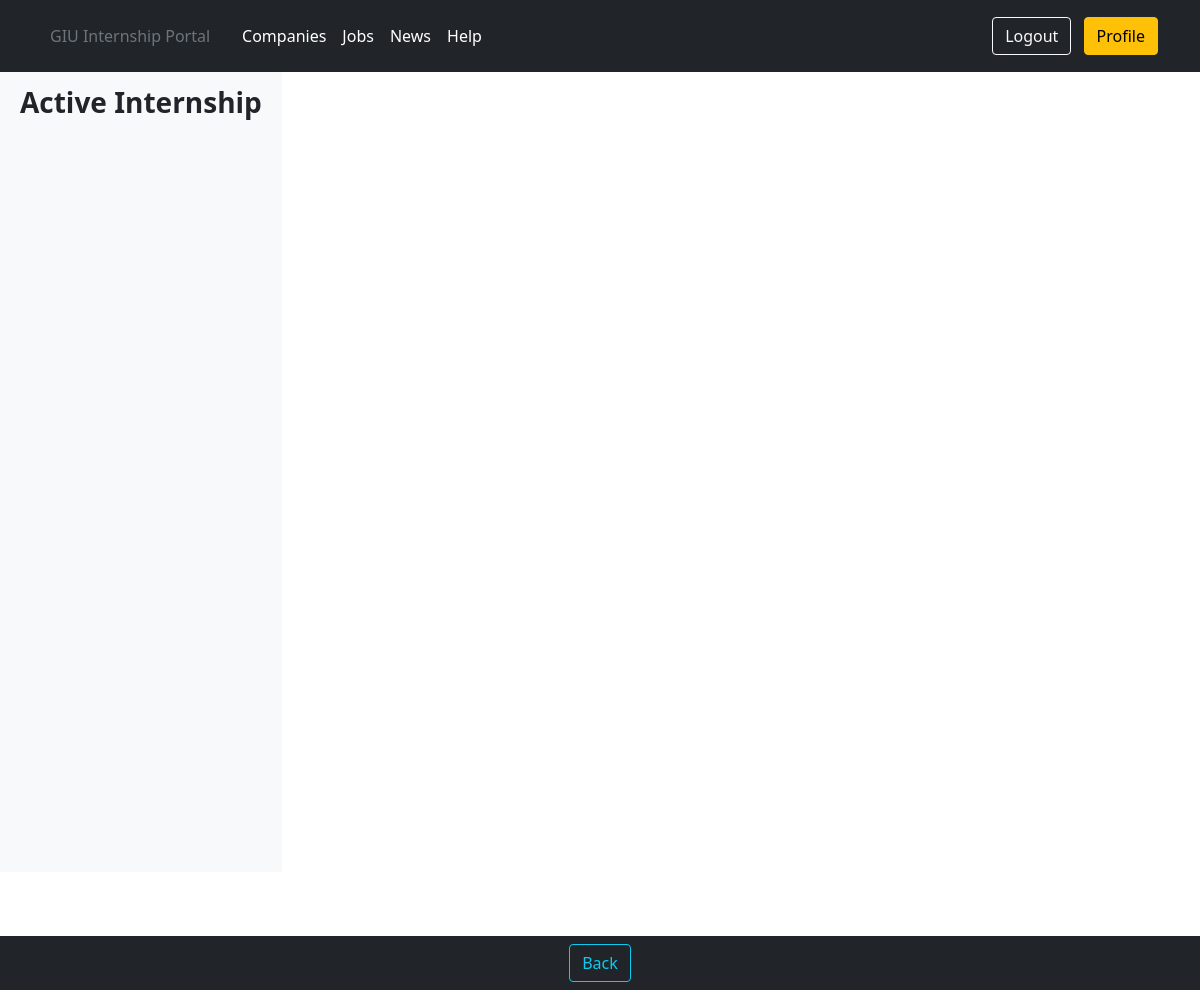
The page /users/student/42/student_portal/pastinternships/ (signed in) on the database as committed earlier.
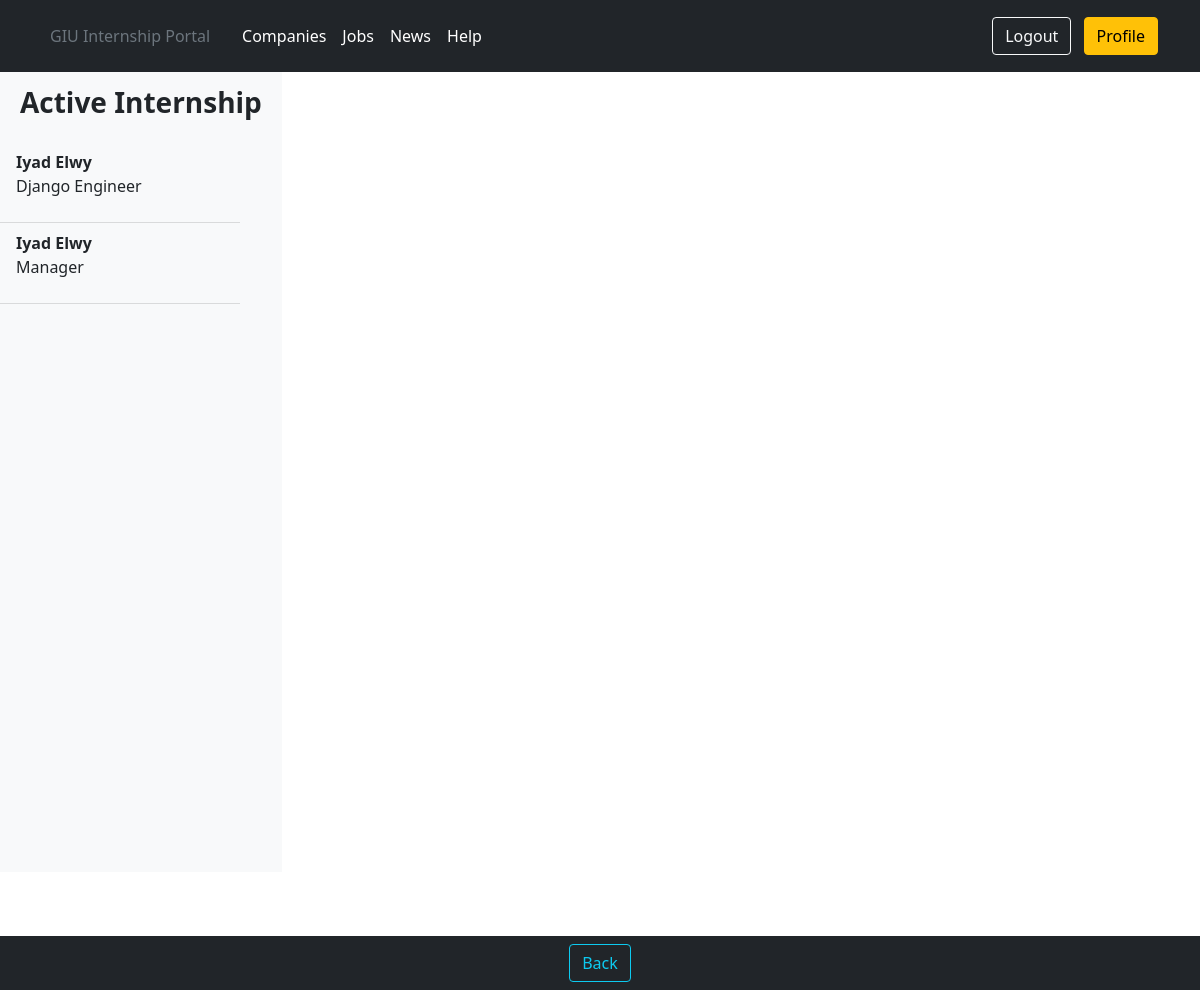
The same page on the database as committed later.
### portal/models.py (models this page shows, shortened)
class Application(models.Model):
    application_id = models.AutoField(primary_key=True)
    student_id = models.ForeignKey(user_models.Student, on_delete=models.DO_NOTHING)
    job_id = models.ForeignKey(Job, on_delete=models.DO_NOTHING)
    application_status = models.CharField(max_length=20, default='In review', blank=True)
    visibility_for_employer = models.BooleanField(default=False, blank=True)
    application_date = models.DateField(default=datetime.datetime.today(), blank=True)
    has_ended = models.BooleanField(default=False, blank=True)
    has_started = models.BooleanField(default=False, blank=True)
    class Meta:
        unique_together = (('student_id', 'job_id'),)

class Job(models.Model):
    job_id = models.AutoField(primary_key=True)
    title = models.CharField(max_length=30)
    job_description = models.TextField(max_length=1000)
    department = models.CharField(max_length=20)
    job_start_date = models.DateField()
    job_end_date = models.DateField()
    application_deadline = models.DateField()
    num_of_available_internships = models.PositiveIntegerField()
    salary_range = models.CharField(max_length=20)
    qualifications = models.TextField(max_length=500)
    job_location = models.CharField(max_length=20)
    application_link = models.CharField(max_length=50, null=True, blank=True)
    application_email = models.CharField(max_length=50, null=True, blank=True)
    job_type = models.CharField(max_length=30)
    employer_id = models.ForeignKey(user_models.Employer, on_delete=models.DO_NOTHING)
    allowed_faculties = models.TextField(max_length=300)
    required_semesters = models.CharField(max_length=20)
    aa_id = models.ForeignKey(user_models.AcademicAdvisor, null=True, blank=True, on_delete=models.DO_NOTHING)
    visibility_fac_rep = models.BooleanField(default=False, blank=True)
    visibility_admin = models.BooleanField(default=False, blank=True)

### users/models.py (models this page shows, shortened)
class Student(models.Model):
    user = models.OneToOneField(User, on_delete=models.CASCADE, primary_key=True)
    middle_name = models.CharField(max_length=20)
    student_university_id = models.PositiveIntegerField()
    birthdate = models.DateField()
    semester = models.IntegerField()
    faculty = models.CharField(max_length=20)
    major = models.CharField(max_length=20)
    gpa = models.DecimalField(decimal_places=2, max_digits=3)
    student_address = models.CharField(max_length=10)
    has_cv = models.BooleanField(default=False, blank=True)
    cover_letter = models.TextField(max_length=1000, default='', blank=True)

class User(AbstractUser):
    is_student = models.BooleanField(default=False)
    is_employer = models.BooleanField(default=False)
    is_admin = models.BooleanField(default=False)
    is_faculty_representative = models.BooleanField(default=False)
    is_academic_advisor = models.BooleanField(default=False)
    is_career_office_coordinator = models.BooleanField(default=False)

### portal/views.py (the view)
# urls.py: path('pastinternships/', views.StudentShowPastInternships.as_view(), name='student_show_past_internships'),
class StudentShowPastInternships(LoginRequiredMixin, UserPassesTestMixin, ListView):
    model = Application
    template_name = 'portal/student_view_past_internships.html'
    context_object_name = 'student_view_past_internships'
    login_url = 'login'
    def test_func(self):
        return self.request.user.is_student

### templates/portal/student_view_past_internships.html (shortened to what this page needs)
{% extends 'userprofiles/student_profile.html' %}
{% load static %}
{% block navitems %}
    <button onclick="history.back()" class="btn btn-outline-info ml-2" type="button">Back</button>
{% endblock navitems %}
{% block header_block %}
    <link rel="stylesheet" href="{% static 'css/employerViewsApplications.css' %}">
{% endblock header_block %}
{% block profile_body %}
    <div class="d-flex" id="wrapper">
        <div class="bg-light border-right vh-100" id="sidebar-wrapper">
            <div class="sidebar-heading">
                <h3><strong>Active Internship</strong></h3>
            </div>
            <div class="list-group list-group-flush overflow-auto h-100">
                {% for application in student_view_past_internships %}
                    {% if application.has_ended == True and application.has_started == False and application.student_id.user == user %}
                        <a href="#" id="application-sidebar-item" class="list-group-item
                    list-group-item-action
                    bg-light side_item">
                            <strong>{{ application.student_id.user.first_name }} {{ application.student_id.user.last_name }}</strong>
                            <p>{{ application.job_id.title }}</p>
                        </a>
                    {% endif %}
                {% endfor %}
                <br>
            </div>
            <br>
            <br>
        </div>
        <br>
    </div>
{% endblock profile_body %}

### templates/userprofiles/student_profile.html (shortened to what this page needs)
{% extends 'userprofiles/profile_base.html' %}
{% load static %}

### templates/userprofiles/profile_base.html (shortened to what this page needs)
{% extends 'base.html' %}
{% block body_content %}
    {% block profile_body %}
    {% endblock profile_body %}
    <nav class="navbar fixed-bottom navbar-expand-lg navbar-dark bg-dark" aria-label="Tenth navbar example">
        <div class="container-fluid">
            <div class="collapse navbar-collapse justify-content-md-center" id="navbarsExample08">
                <ul class="navbar-nav">
                    {% block navitems %}
                    {% endblock navitems %}
                </ul>
            </div>
        </div>
    </nav>
{% endblock body_content %}

### templates/base.html (shortened to what this page needs)
{% load static %}
<!DOCTYPE html>
<html>
<head>
    <link href="{% static 'bootstrap/css/bootstrap.css' %}" rel="stylesheet">
    <link href="{% static 'css/base.css' %}" rel="stylesheet">
    {% block header_block %}
    {% endblock header_block %}
</head>
<body>
<main class="m-scene" id="main">
    <header class="p-3 bg-dark text-white">
        <div class="container">
            <div class="d-flex flex-wrap align-items-center justify-content-center justify-content-lg-start">
                <ul class="nav col-12 col-lg-auto me-lg-auto mb-2 justify-content-center mb-md-0">
                    <li><a href="{% url 'home' %}" class="nav-link px-2 text-secondary">GIU Internship Portal</a></li>
                    <li><a href="#" class="nav-link px-2 text-white"></a></li>
                    <li><a href="#" class="nav-link px-2 text-white">Companies</a></li>
                    <li><a href="#" class="nav-link px-2 text-white">Jobs</a></li>
                    <li><a href="{% url 'article_list' %}" class="nav-link px-2 text-white">News</a></li>
                    <li><a href="{% url 'help' %}" class="nav-link px-2 text-white">Help</a></li>
                </ul>
                {% if user.is_authenticated %}
                    <div class="text-end">
                        <a href="{% url 'logout' %}" class="no_underline">
                            <button type="button" class="btn btn-outline-light me-2">Logout
                            </button>
                        </a>
                        {% if user.is_student %}
                            <a href="{% url 'student_profile' user.pk %}" class="no_underline">
                                <button type="button" class="btn btn-warning">Profile</button>
                            </a>
                        {% endif %}
                    </div>
                {% endif %}
            </div>
        </div>
    </header>
    {% block body_content %}
    {% endblock body_content %}
    <div class="container">
        <br>
    </div>
</main>
</body>
</html>

### static/css/base.css (style rules this page uses)
.no_underline { text-decoration: none !important }
.scene_element, .m-scene { animation-duration: 0.25s; transition-timing-function: ease-in; animation-fill-mode: both; }

### static/css/employerViewsApplications.css (style rules this page uses)
body { overflow-x: hidden; }
#sidebar-wrapper { min-height: 100vh; margin-left: -15rem; -webkit-transition: margin .25s ease-out; -moz-transition: margin .25s ease-out; -o-transition: margin .25s ease-out; transition: margin .25s ease-out; }
#sidebar-wrapper .sidebar-heading { padding: 0.875rem 1.25rem; font-size: 1.2rem; }
#sidebar-wrapper .list-group { width: 15rem; }
@media (min-width: 768px) { #sidebar-wrapper { margin-left: 0; } }

Rows that differ between the two databases and show on the page:
added Application: student_id.user.first_name "Iyad", student_id.user.last_name "Elwy", job_id "Django Engineer"
added Application: student_id.user.first_name "Iyad", student_id.user.last_name "Elwy", job_id "Manager"
